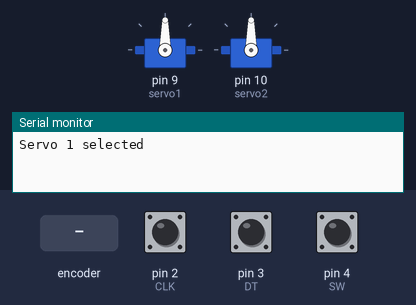
Recording of a sketch running on a simulated Arduino Uno, built with avr-gcc and run on an emulated ATmega328P. Parts: 2 × servo, the last lines printed to the serial monitor. The test bench sets the inputs (shaded band); at power-on: pin 4 (SW) HIGH, pin 2 (CLK) HIGH, pin 3 (DT) HIGH.

Above: at 1.2 s.
1.3 s: rotary encoder on pin 2 (CLK) / pin 3 (DT) turned 3 steps (first pin leading)
At 2.1 s:
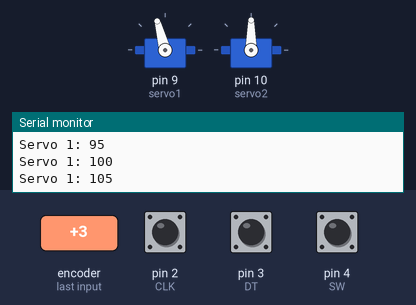
3.4 s: rotary encoder on pin 2 (CLK) / pin 3 (DT) turned 3 steps (first pin leading)
At 4.9 s:
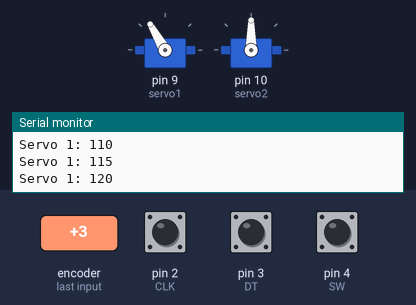
5.5 s: pin 4 (SW) pulled LOW for 0.15 s
7.3 s: rotary encoder on pin 2 (CLK) / pin 3 (DT) turned 3 steps (first pin leading)
At 9.0 s:
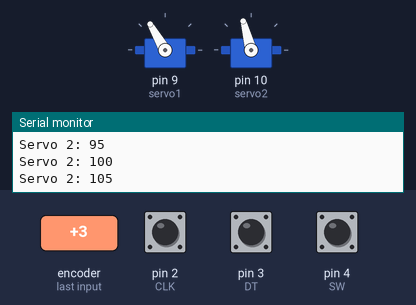
9.4 s: rotary encoder on pin 2 (CLK) / pin 3 (DT) turned 3 steps (first pin leading)
At 10.6 s:
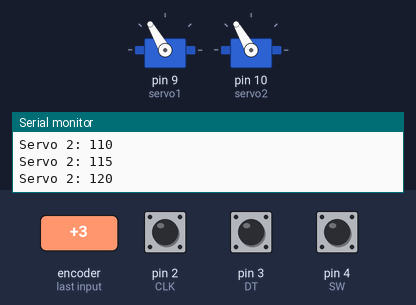
11.5 s: pin 4 (SW) pulsed LOW 2 times (0.12 s each, 0.3 s apart)
At 15.1 s:
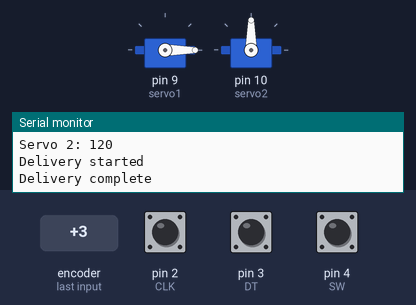
Timing chart, 0 to 15.9 s (numbered marks = the images above; inputs shaded):
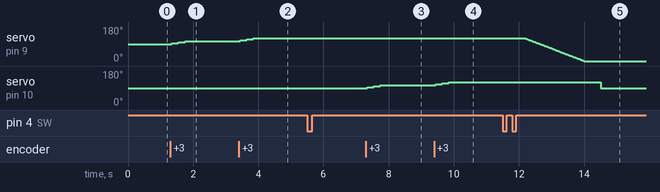

The sketch:

envelope_delivery.ino
```cpp
#include <Servo.h>

Servo servo1;
Servo servo2;

const int CLK = 2;
const int DT  = 3;
const int SW  = 4;

int lastCLK;

int angle1 = 90;
int angle2 = 90;

bool controllingServo1 = true;
bool lastButtonState = HIGH;

unsigned long lastClickTime = 0;
const unsigned long clickDelay = 400;
int clickCount = 0;

bool delivered = false;

bool waitingForReturnClick = false;


void setup() {

  Serial.begin(9600);

  pinMode(CLK, INPUT);
  pinMode(DT, INPUT);
  pinMode(SW, INPUT_PULLUP);

  servo1.attach(9);
  servo2.attach(10);

  servo1.write(angle1);
  servo2.write(angle2);

  lastCLK = digitalRead(CLK);

  Serial.println("Servo 1 selected");
}


void delivery() {

  Serial.println("Delivery started");

  while (angle1 > 0) {

    angle1--;
    servo1.write(angle1);
    delay(15);
  }

  delay(500);

  servo2.write(90);

  delivered = true;

  Serial.println("Delivery complete");
}


void returnDelivery() {

  Serial.println("Return started");

  while (angle1 < 180) {

    angle1++;
    servo1.write(angle1);
    delay(15);
  }

  Serial.println("Press button to finish return");

  waitingForReturnClick = true;
}


void finishReturn() {

  Serial.println("Finishing return");

  servo2.write(180);

  delivered = false;

  waitingForReturnClick = false;

  Serial.println("Return complete");
}


void loop() {

  bool buttonState = digitalRead(SW);


  if (lastButtonState == HIGH && buttonState == LOW) {

    if (waitingForReturnClick) {

      finishReturn();

      delay(200);

      lastButtonState = buttonState;
      return;
    }


    unsigned long now = millis();


    if (now - lastClickTime < clickDelay) {

      clickCount++;

    }
    else {

      clickCount = 1;
    }


    lastClickTime = now;

    delay(50);
  }


  lastButtonState = buttonState;


  if (clickCount > 0 && millis() - lastClickTime > clickDelay) {

    if (clickCount == 1) {

      controllingServo1 = !controllingServo1;

      if (controllingServo1)

        Serial.println("Manual control: Servo 1");

      else

        Serial.println("Manual control: Servo 2");

    }

    else if (clickCount >= 2) {

      if (delivered == false) {

        delivery();

      }

      else {

        returnDelivery();

      }

    }

    clickCount = 0;
  }


  int currentCLK = digitalRead(CLK);


  if (currentCLK != lastCLK && currentCLK == HIGH) {

    int change = (digitalRead(DT) != currentCLK) ? 5 : -5;


    if (controllingServo1) {

      angle1 += change;

      angle1 = constrain(angle1, 0, 180);

      servo1.write(angle1);

      Serial.print("Servo 1: ");

      Serial.println(angle1);

    }

    else {

      angle2 += change;

      angle2 = constrain(angle2, 0, 180);

      servo2.write(angle2);

      Serial.print("Servo 2: ");

      Serial.println(angle2);

    }

  }

  lastCLK = currentCLK;

}
```

Measured:
- after the input at 1.3 s, servo on pin 9 (servo1): 90° → 95° after 0.05 s, → 100° 0.20 s later, → 105° 0.20 s later
- after the input at 3.4 s, servo on pin 9 (servo1): 105° → 110° after 0.05 s, → 115° 0.20 s later, → 120° 0.20 s later
- after the input at 7.3 s, servo on pin 10 (servo2): 90° → 95° after 0.05 s, → 100° 0.20 s later, → 105° 0.20 s later
- after the input at 9.4 s, servo on pin 10 (servo2): 105° → 110° after 0.05 s, → 115° 0.20 s later, → 120° 0.20 s later
- after the input at 11.5 s, servo on pin 9 (servo1): moves from 120° to 0° over 1.8 s, starting after 0.70 s; servo on pin 10 (servo2): 120° → 90° after 3.0 s
